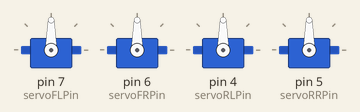
This sketch was run on a simulated Arduino Uno, built with avr-gcc and run on an emulated ATmega328P. On the bench: 4 × servo.

Above: at 0.1 s.
At 7.1 s:
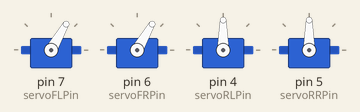
At 12.1 s:
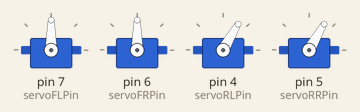
At 17.1 s:
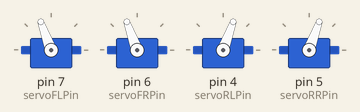
At 25.1 s:
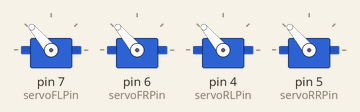
At 34.1 s:
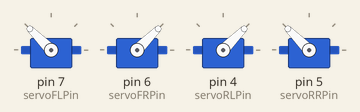
Timing chart, 0 to 39.5 s (numbered marks = the images above):
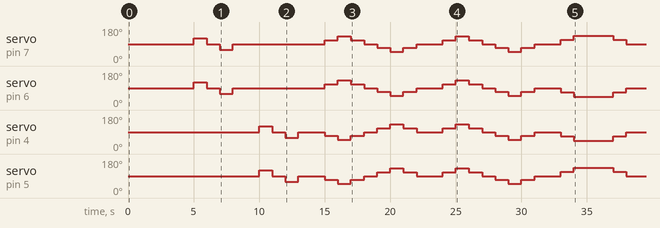

The sketch:

SteerSequence.ino
```cpp
#include <Servo.h>

int servoFLPin = 7;
int servoFRPin = 6;
int servoRLPin = 4;
int servoRRPin = 5;

Servo servoFL;
Servo servoFR;
Servo servoRL;
Servo servoRR;

int zeroSteerFL = 90; // Calibrated zero-steer angle
int zeroSteerFR = 90; // Calibrated zero-steer angle
int zeroSteerRL = 90; // Calibrated zero-steer angle
int zeroSteerRR = 90; // Calibrated zero-steer angle

void setup()
{
  servoFL.write(zeroSteerFL); // Initialize servo on power-up to zero-steer angle
  servoFR.write(zeroSteerFR); // Initialize servo on power-up to zero-steer angle
  servoRL.write(zeroSteerRL); // Initialize servo on power-up to zero-steer angle
  servoRR.write(zeroSteerRR); // Initialize servo on power-up to zero-steer angle
  servoFL.attach(servoFLPin); // Initialize the steering actuator
  servoFR.attach(servoFRPin); // Initialize the steering actuator
  servoRL.attach(servoRLPin); // Initialize the steering actuator
  servoRR.attach(servoRRPin); // Initialize the steering actuator
}

void loop()
{
  // Initialization
  servoFL.write(zeroSteerFL);
  servoFR.write(zeroSteerFR);
  servoRL.write(zeroSteerRL);
  servoRR.write(zeroSteerRR);
  delay(5000);

  // Front steering
  servoFL.write(zeroSteerFL+30);
  servoFR.write(zeroSteerFR+30);
  servoRL.write(zeroSteerRL);
  servoRR.write(zeroSteerRR);
  delay(1000);
  servoFL.write(zeroSteerFL);
  servoFR.write(zeroSteerFR);
  servoRL.write(zeroSteerRL);
  servoRR.write(zeroSteerRR);
  delay(1000);
  servoFL.write(zeroSteerFL-30);
  servoFR.write(zeroSteerFR-30);
  servoRL.write(zeroSteerRL);
  servoRR.write(zeroSteerRR);
  delay(1000);

  // Transition delay
  servoFL.write(zeroSteerFL);
  servoFR.write(zeroSteerFR);
  servoRL.write(zeroSteerRL);
  servoRR.write(zeroSteerRR);
  delay(2000);

  // Rear steering
  servoFL.write(zeroSteerFL);
  servoFR.write(zeroSteerFR);
  servoRL.write(zeroSteerRL+30);
  servoRR.write(zeroSteerRR+30);
  delay(1000);
  servoFL.write(zeroSteerFL);
  servoFR.write(zeroSteerFR);
  servoRL.write(zeroSteerRL);
  servoRR.write(zeroSteerRR);
  delay(1000);
  servoFL.write(zeroSteerFL);
  servoFR.write(zeroSteerFR);
  servoRL.write(zeroSteerRL-30);
  servoRR.write(zeroSteerRR-30);
  delay(1000);

  // Transition delay
  servoFL.write(zeroSteerFL);
  servoFR.write(zeroSteerFR);
  servoRL.write(zeroSteerRL);
  servoRR.write(zeroSteerRR);
  delay(2000);

  // Out-of-phase steering
  servoFL.write(zeroSteerFL+20);
  servoFR.write(zeroSteerFR+20);
  servoRL.write(zeroSteerRL-20);
  servoRR.write(zeroSteerRR-20);
  delay(1000);
  servoFL.write(zeroSteerFL+40);
  servoFR.write(zeroSteerFR+40);
  servoRL.write(zeroSteerRL-40);
  servoRR.write(zeroSteerRR-40);
  delay(1000);
  servoFL.write(zeroSteerFL+20);
  servoFR.write(zeroSteerFR+20);
  servoRL.write(zeroSteerRL-20);
  servoRR.write(zeroSteerRR-20);
  delay(1000);
  servoFL.write(zeroSteerFL);
  servoFR.write(zeroSteerFR);
  servoRL.write(zeroSteerRL);
  servoRR.write(zeroSteerRR);
  delay(1000);
  servoFL.write(zeroSteerFL-20);
  servoFR.write(zeroSteerFR-20);
  servoRL.write(zeroSteerRL+20);
  servoRR.write(zeroSteerRR+20);
  delay(1000);
  servoFL.write(zeroSteerFL-40);
  servoFR.write(zeroSteerFR-40);
  servoRL.write(zeroSteerRL+40);
  servoRR.write(zeroSteerRR+40);
  delay(1000);
  servoFL.write(zeroSteerFL-20);
  servoFR.write(zeroSteerFR-20);
  servoRL.write(zeroSteerRL+20);
  servoRR.write(zeroSteerRR+20);
  delay(1000);

  // Transition delay
  servoFL.write(zeroSteerFL);
  servoFR.write(zeroSteerFR);
  servoRL.write(zeroSteerRL);
  servoRR.write(zeroSteerRR);
  delay(2000);

  // In-phase steering
  servoFL.write(zeroSteerFL+20);
  servoFR.write(zeroSteerFR+20);
  servoRL.write(zeroSteerRL+20);
  servoRR.write(zeroSteerRR+20);
  delay(1000);
  servoFL.write(zeroSteerFL+40);
  servoFR.write(zeroSteerFR+40);
  servoRL.write(zeroSteerRL+40);
  servoRR.write(zeroSteerRR+40);
  delay(1000);
  servoFL.write(zeroSteerFL+20);
  servoFR.write(zeroSteerFR+20);
  servoRL.write(zeroSteerRL+20);
  servoRR.write(zeroSteerRR+20);
  delay(1000);
  servoFL.write(zeroSteerFL);
  servoFR.write(zeroSteerFR);
  servoRL.write(zeroSteerRL);
  servoRR.write(zeroSteerRR);
  delay(1000);
  servoFL.write(zeroSteerFL-20);
  servoFR.write(zeroSteerFR-20);
  servoRL.write(zeroSteerRL-20);
  servoRR.write(zeroSteerRR-20);
  delay(1000);
  servoFL.write(zeroSteerFL-40);
  servoFR.write(zeroSteerFR-40);
  servoRL.write(zeroSteerRL-40);
  servoRR.write(zeroSteerRR-40);
  delay(1000);
  servoFL.write(zeroSteerFL-20);
  servoFR.write(zeroSteerFR-20);
  servoRL.write(zeroSteerRL-20);
  servoRR.write(zeroSteerRR-20);
  delay(1000);

  // Transition delay
  servoFL.write(zeroSteerFL);
  servoFR.write(zeroSteerFR);
  servoRL.write(zeroSteerRL);
  servoRR.write(zeroSteerRR);
  delay(2000);

  // Oblique steering
  servoFL.write(zeroSteerFL+22.5);
  servoFR.write(zeroSteerFR-22.5);
  servoRL.write(zeroSteerRL-22.5);
  servoRR.write(zeroSteerRR+22.5);
  delay(1000);
  servoFL.write(zeroSteerFL+45);
  servoFR.write(zeroSteerFR-45);
  servoRL.write(zeroSteerRL-45);
  servoRR.write(zeroSteerRR+45);
  delay(3000);
  servoFL.write(zeroSteerFL+22.5);
  servoFR.write(zeroSteerFR-22.5);
  servoRL.write(zeroSteerRL-22.5);
  servoRR.write(zeroSteerRR+22.5);
  delay(1000);

  // Transition delay
  servoFL.write(zeroSteerFL);
  servoFR.write(zeroSteerFR);
  servoRL.write(zeroSteerRL);
  servoRR.write(zeroSteerRR);
  delay(2000);

  // Crab-walk steering
  servoFL.write(zeroSteerFL-45);
  servoFR.write(zeroSteerFR+45);
  servoRL.write(zeroSteerRL+45);
  servoRR.write(zeroSteerRR-45);
  delay(1000);
  servoFL.write(zeroSteerFL-90);
  servoFR.write(zeroSteerFR+90);
  servoRL.write(zeroSteerRL+90);
  servoRR.write(zeroSteerRR-90);
  delay(3000);
  servoFL.write(zeroSteerFL-45);
  servoFR.write(zeroSteerFR+45);
  servoRL.write(zeroSteerRL+45);
  servoRR.write(zeroSteerRR-45);
  delay(1000);
  servoFL.write(zeroSteerFL);
  servoFR.write(zeroSteerFR);
  servoRL.write(zeroSteerRL);
  servoRR.write(zeroSteerRR);
  delay(1000);
}
```

Measured:
- by itself, servo on pin 4 (servoRLPin): 90° → 120° at 10.0 s, → 90° 1.0 s later, → 60° 1.0 s later, → 90° 1.0 s later, … (24 changes in this stretch)
- by itself, servo on pin 5 (servoRRPin): 90° → 120° at 10.0 s, → 90° 1.0 s later, → 60° 1.0 s later, → 90° 1.0 s later, … (24 changes in this stretch)
